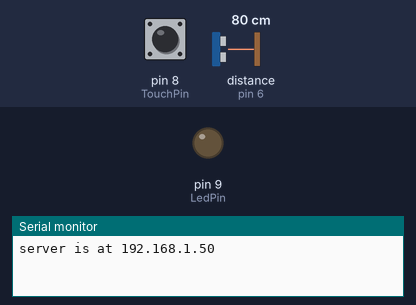
This sketch was run on a simulated Arduino Uno, built for the host (arithmetic inside an expression is 32-bit, double 64-bit). On the bench: output pins drawn as LEDs (lit = HIGH), the last lines printed to the serial monitor. The test bench sets the inputs (shaded band); at power-on: pin 8 (TouchPin) LOW, distance to the obstacle (sensor on pin 6) 80 cm. The echo pulse lasts 58.3 µs per cm; WiFi joins after 1.5 s; servers stay silent unless stated; uploads are accepted with an empty reply.

Above: at 2.7 s.
2.8 s: pin 8 (TouchPin) pulled HIGH for 0.15 s
At 4.1 s:
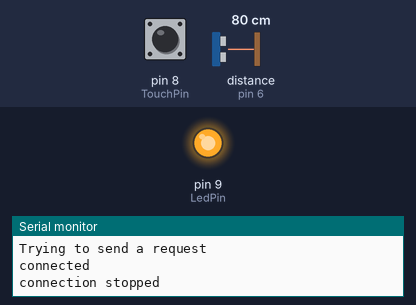
Timing chart, 0 to 5.8 s (numbered marks = the images above; inputs shaded):
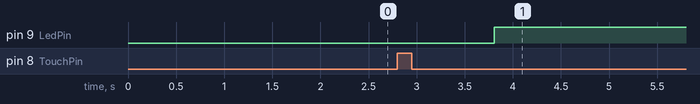

The sketch:

sketch_demo.ino
```cpp
#include <NewPing.h>
#include <Ethernet.h>
#include <SPI.h>

const int SonarTrig = 7;
const int SonarEcho = 6;
const int SonarThresholdCM = 100;
const int LedPin = 9;
const int SoundPinAnalog = 0;
const int SoundThresholdCM = 503;
const int TouchPin = 8;
int touchState = 0;

NewPing sonar(SonarTrig, SonarEcho);

byte mac[] = { 0xDE, 0xAD, 0xBE, 0xEF, 0xFE, 0xED };
IPAddress ip(192, 168, 1, 3);

EthernetServer server(80);
EthernetClient client;
EthernetClient requestSender;

void setup() {

  pinMode(LedPin, OUTPUT);
  digitalWrite(LedPin, 0);
  pinMode(TouchPin, INPUT);
  Serial.begin(9600);

  Ethernet.begin(mac);
  server.begin();
  Serial.print("server is at ");
  Serial.println(Ethernet.localIP());
}

void loop() {
  processClientRequest();
  checkTouch();
  if (touchState == 1) {
    checkSonar();
    checkSound();
  }
}


void checkTouch() {
  int value = digitalRead(TouchPin);
  //Serial.println(value);
  if (value == 1) {
    if (touchState == 1) {
      touchState = 0;
      digitalWrite(LedPin, 0);
    }
    else {
      touchState = 1;
    }
    delay(1000);
  }
}

void checkSound() {
  int value = analogRead(SoundPinAnalog);
  //Serial.println(value);
  if (value < SoundThresholdCM) {
    digitalWrite(LedPin, 1); // Зажигаем светодиод
    sendRequest();
    delay(5000);
  }
  else {
    digitalWrite(LedPin, 0); // иначе тушим
  }
}

void checkSonar() {
  int distance_cm = sonar.ping_cm(); // get distance
  //Serial.println(distance_cm); // print the distance
  if (distance_cm < SonarThresholdCM) {
    digitalWrite(LedPin, 1); // Зажигаем светодиод
    sendRequest();
    delay(5000);
  }
  else {
    digitalWrite(LedPin, 0); // иначе тушим
  }
  delay(100);
}

void sendRequest() {
  Serial.println("Trying to send a request");
  //EthernetClient requestSender;
  // if you get a connection, report back via serial:
  if (requestSender.connect("clients.adciserver.com", 1113)) {
    Serial.println("connected");
    requestSender.print("GET http://clients.adciserver.com:1113/test?say=OMGitWORKS!!");
    requestSender.println(" HTTP/1.1");
    requestSender.println("Host: clients.adciserver.com");
    requestSender.println();
  }
  else {
    Serial.println("No connection");
  }
  if (requestSender.connected()) {
    requestSender.stop();
    Serial.println("connection stopped");
  }
}

void processClientRequest() {
  // listen for incoming clients
  client = server.available();
  if (client) {
    //Serial.println("new client");
    // an http request ends with a blank line
    boolean currentLineIsBlank = true;
    while (client.connected()) {
      if (client.available()) {
        char c = client.read();
        //Serial.write(c);
        // if you've gotten to the end of the line (received a newline
        // character) and the line is blank, the http request has ended,
        // so you can send a reply
        if (c == '\n' && currentLineIsBlank) {
          // send a standard http response header
          client.println("HTTP/1.1 200 OK");
          client.println("Content-Type: text/html");
          client.println("Connection: close"); // the connection will be closed after completion of the response
          client.println();
          client.println("<!DOCTYPE HTML>");
          client.println("<html>");
          // output the value of each analog input pin
          client.println("It works fine. The room is under control.<br/>");
          if (touchState) {
            client.println("Sensors are turned on.");
          }
          else {
            client.println("Sensors are turned off.");
          }
          client.println("</html>");
          break;
        }
        if (c == '\n') {
          // you're starting a new line
          currentLineIsBlank = true;
        }
        else if (c != '\r') {
          // you've gotten a character on the current line
          currentLineIsBlank = false;
        }
      }
    }
    // give the web browser time to receive the data
    delay(1);
    // close the connection:
    client.stop();
    //Serial.println("client disconnected");
  }
}
```

Measured:
- after the input at 2.8 s, pin 9 (LedPin): LOW → HIGH after 1.0 s
